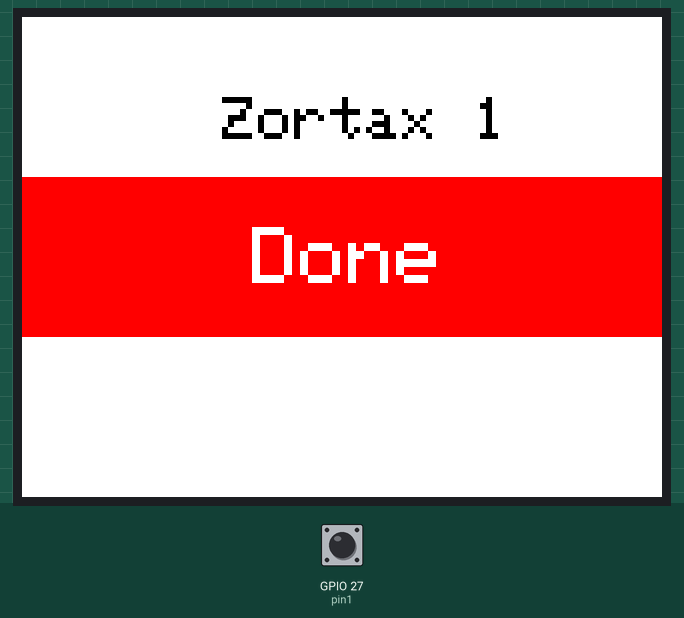
The sketch below on a simulated ESP32. On the bench: 320×240 colour display. Inputs (shaded band) come from the test bench; at power-on: GPIO 27 (pin1) HIGH. What the sketch prints to the serial monitor is not drawn.

Above: at 1.3 s.
1.4 s: GPIO 27 (pin1) pulled LOW for 2.55 s
At 3.3 s:
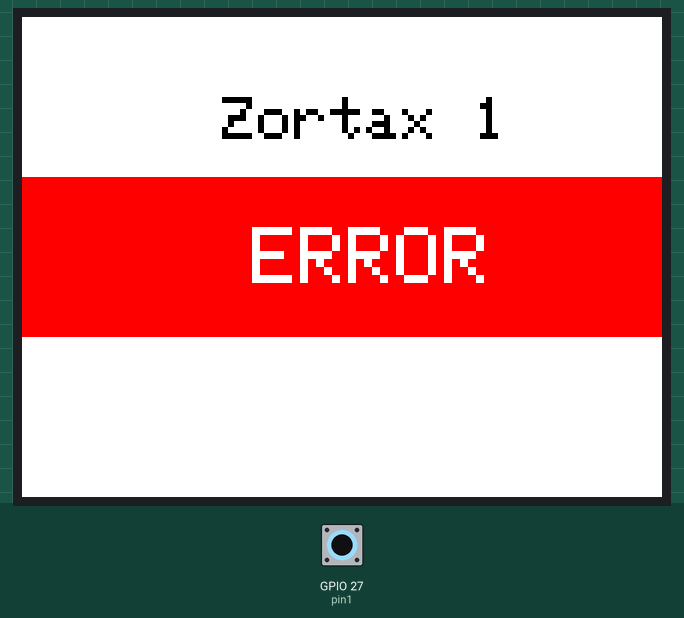
6.1 s: GPIO 27 (pin1) pulsed LOW 5 times (0.12 s each, 0.3 s apart)
Timing chart, 0 to 9.1 s (numbered marks = the images above; inputs shaded):
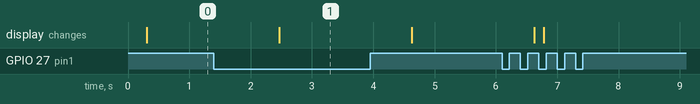

The sketch:

3D.ino
```cpp
#include <M5Core2.h>
#define pin1 27

int A;
void setup()
{
  M5.begin();
  Serial.begin(9600);
  pinMode(pin1, INPUT_PULLUP);

}

void Show(String val)
{
  M5.Lcd.clear();

  M5.Lcd.drawRect(0,0,360,80, WHITE);
  M5.Lcd.fillRect(0,0,360,80, WHITE);
  M5.Lcd.setTextSize(3);
  M5.Lcd.setCursor(100,40);
  M5.Lcd.setTextColor(BLACK);
  M5.Lcd.print("Zortax 1  ");

  M5.Lcd.drawRect(0,80,360,80, RED);
  M5.Lcd.fillRect(0,80,360,80, RED);
  M5.Lcd.setTextSize(4);
  M5.Lcd.setCursor(115,105);
  M5.Lcd.setTextColor(WHITE);
  M5.Lcd.println(val);

  M5.Lcd.drawRect(0,160,360,80,WHITE);
  M5.Lcd.fillRect(0,160,360,80,WHITE);
}

void loop() {
  A = digitalRead(pin1);
  Serial.println(A);

if( A ==1 ){
  Show("Done");
    }
else{
  Show("ERROR");
}
  delay(2000);

}
```

Measured:
- after the input at 1.4 s, the display: changes after 1.1 s (image 1)
